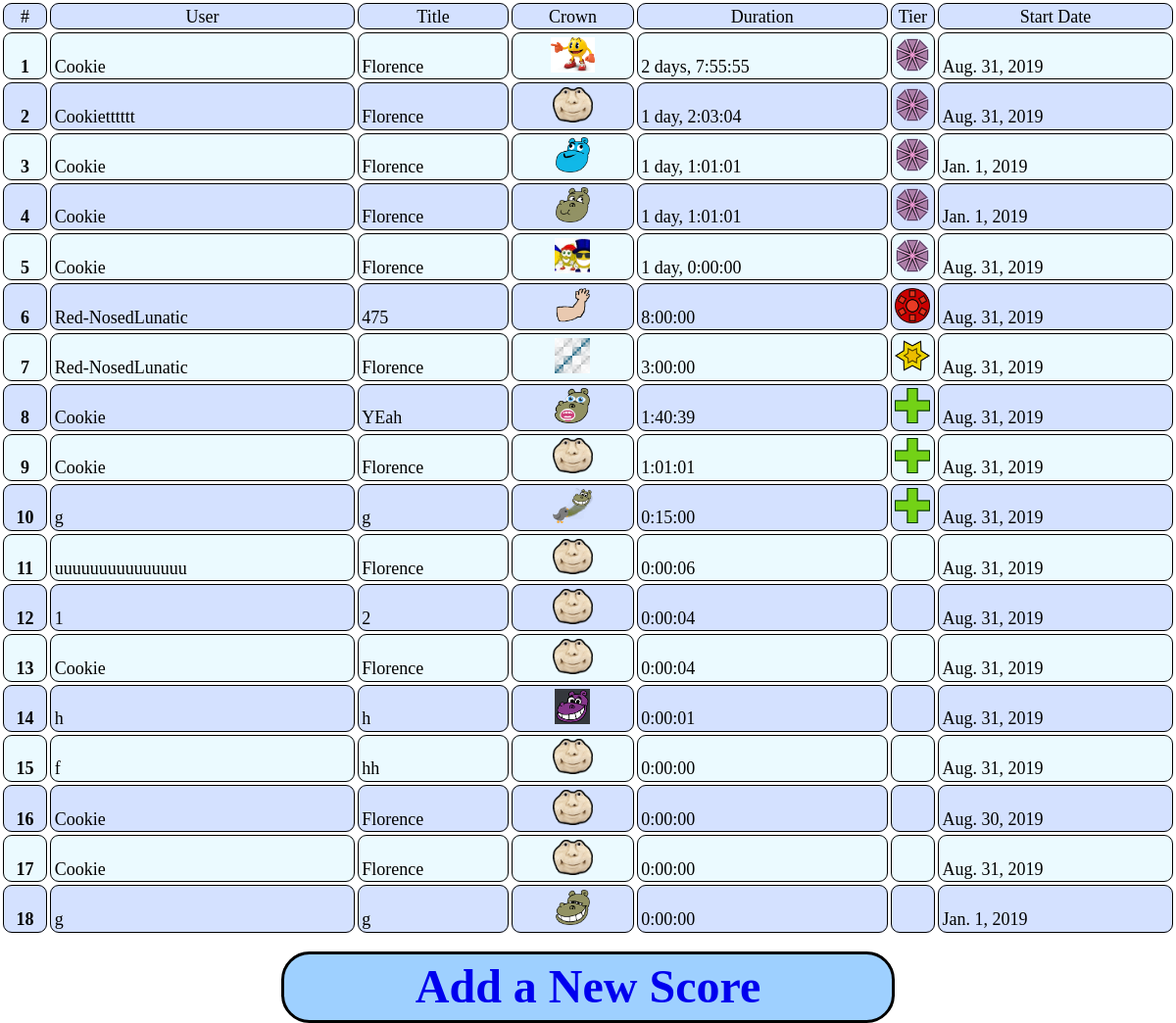
The page /leaderboard/ on the database as committed earlier.
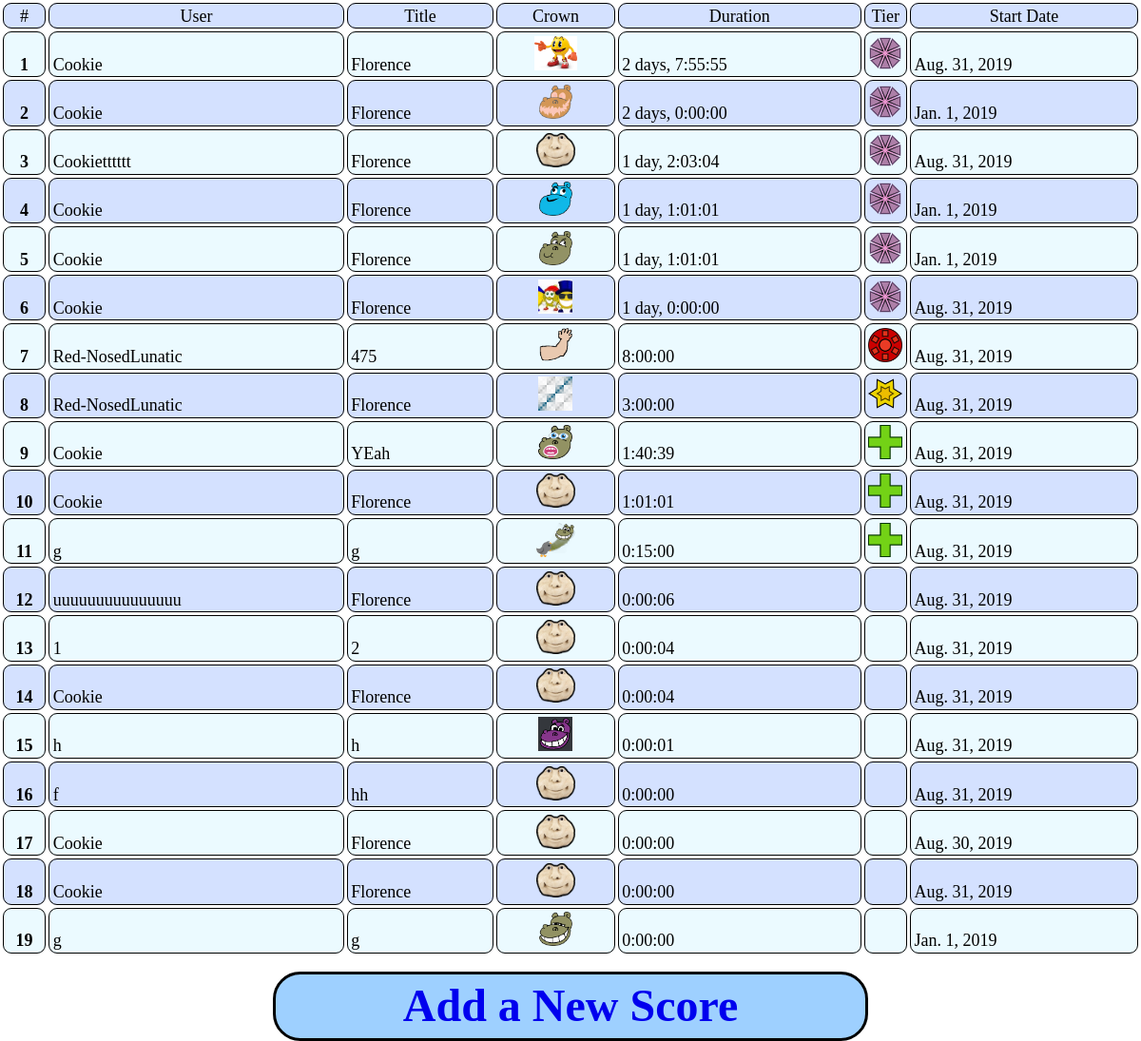
The same page on the database as committed later.
### leaderboard/models.py (models this page shows, shortened)
class Score(models.Model):
    user = models.CharField(max_length=32)
    title = models.CharField(max_length=2000)
    start_time = models.DateField()
    duration = models.DurationField(validators=[MinValueValidator(timedelta())])
    emoji = models.ImageField(upload_to="leaderboard/static/leaderboard/emojis/")
    def tier(self):
        if self.duration.days >= 1:
            return "tier4"
        elif self.duration.seconds >= 60*60*8:
            return "tier3"
        elif self.duration.seconds >= 60*60*2:
            return "tier2"
        elif self.duration.seconds >= 60*15:
            return "tier1"
        return "tier0"
    def tierpath(self):
        return f"leaderboard/images/{self.tier()}.png"
    def emojipath(self):
        return f"leaderboard/emojis/{self.emoji.name.split('/')[-1]}"
    def is_valid(self):
        try:
            self.full_clean()
        except ValidationError:
            return False
        else:
            return True
    def clean(self):
        try:
            self.emoji.open()
        except FileNotFoundError:
            raise ValidationError(gettext_lazy("Emoji file doesn't exist."))

### leaderboard/views.py (the view)
# urls.py: path('leaderboard/', include('leaderboard.urls')),
def leaderboard(request):
    return render(request,"leaderboard/leaderboard.html",{"scores":
                                                              [x for x in
                                                               Score.objects.order_by('-duration')
                                                               if x.is_valid()]}
                                                          )

### leaderboard/templates/leaderboard/leaderboard.html (shortened to what this page needs)
{% load static %}
{% load leaderboard_extras %}
<link rel="stylesheet" type="text/css" href="{% static 'leaderboard/css/reset.css' %}">
<link rel="stylesheet" type="text/css" href="{% static 'leaderboard/css/leaderboard.css' %}">
<table>
    <tr>
        <th>#</th>
        <th>User</th>
        <th>Title</th>
        <th>Crown</th>
        <th>Duration</th>
        <th>Tier</th>
        <th>Start Date</th>
    </tr>
    {% for score in scores %}
        <tr>
            <td class="number square">
                {{ forloop.counter }}
            </td>
            <td>
                {{ score.user }}
            </td>
            <td>
                {{ score.title }}
            </td>
            <td>
                {% with score.emojipath as emoji %}
                    <img src="{% static emoji %}" alt="Emoji">
                {% endwith %}
            </td>
            <td>
                {{ score.duration }}
            </td>
            <td class="square">
                {% if score.tier != "tier0" %}
                    <img src="{% static score.tierpath %}" alt="Emoji">
                {% endif %}
            </td>
            <td>
                {{ score.start_time }}
            </td>
        </tr>
    {% endfor %}
</table>
<a href="{% url 'leaderboard:scoreform' %}" class="new">Add a New Score</a>

Rows that differ between the two databases and show on the page:
added Score: user "Cookie", title "Florence", duration "2 days, 0:00:00", start_time "Jan. 1, 2019"
